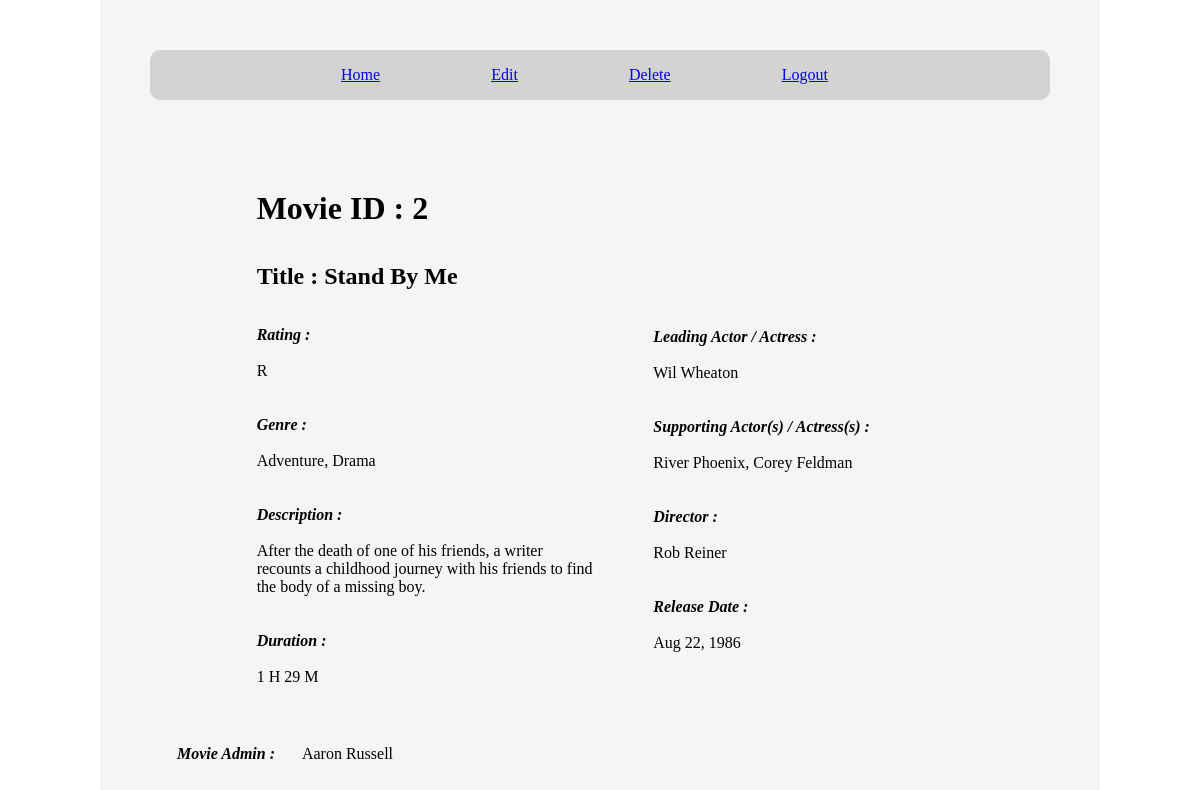
Page /movies/2 (signed in) on the committed database.
### movie_app/models.py (models this page shows)
class Movie(models.Model):
    number = models.IntegerField()
    title = models.CharField(max_length = 100)
    rating = models.CharField(max_length = 10)
    genre = models.CharField(max_length = 100)
    description = models.TextField(max_length = 1000)
    duration = models.CharField(max_length = 10)
    leading_actor = models.CharField(max_length = 100)
    supporting_actor = models.CharField(max_length = 200)
    director = models.CharField(max_length = 200)
    release_date = models.DateTimeField()
    admin = models.ForeignKey(
        User, related_name = "movies_created", on_delete = models.CASCADE)
    created_at = models.DateTimeField(auto_now_add = True)
    updated_at = models.DateTimeField(auto_now = True)
    objects = MovieManager()

### login_app/models.py (models this page shows)
class User(models.Model):
    first_name = models.CharField(max_length = 255)
    last_name = models.CharField(max_length = 255)
    email_address = models.CharField(max_length = 255)
    password = models.CharField(max_length = 60)
    created_at = models.DateTimeField(auto_now_add=True)
    updated_at = models.DateTimeField(auto_now=True)
    objects = UserManager()

### movie_app/views.py (the view)
# urls.py: path('movies/<int:movie_id>', views.movie_info),
def movie_info(request, movie_id):
    user = User.objects.get(id = request.session['user_id'])
    movie = Movie.objects.get(id = movie_id)
    if user != movie.admin:
        messages.error(request, "Must be the Admin to delete this movie!")
        return redirect('/movies')
    context = {
        'movie': Movie.objects.get(id = movie_id),
        'user': User.objects.get(id = request.session['user_id'])
    }
    return render(request, "movie_info.html", context)

### movie_app/templates/movie_info.html (shortened to what this page needs)
<!DOCTYPE html>
<html lang="en">
<head>
</head>
<body>
    <div id="wrapper">
        <header>
            <div id="links">
                <a href="/movies">Home</a>
                <a href="/movies/{{movie.id}}/edit">Edit</a>
                <a href="/movies/{{movie.id}}/confirm">Delete</a>
                <a href="/users/logout">Logout</a><br>
            </div>
        </header>
        <main>
            <div id="side1">
                <h1>Movie ID : {{movie.number}}</h1><br>
                <br>
                <h2>Title : {{movie.title}}</h2><br>
                <br>
                <p class="list">Rating : </p><br><p>{{movie.rating}}</p><br>
                <br>
                <p class="list">Genre : </p><br><p>{{movie.genre}}</p><br>
                <br>
                <p class="list">Description : </p><br><p>{{movie.description}}</p><br>
                <br>
                <p class="list">Duration : </p><br><p>{{movie.duration}}</p><br>
            </div>
            <div id="side2">
                <p class="list">Leading Actor / Actress : </p><br><p>{{movie.leading_actor}}</p><br>
                <br>
                <p class="list">Supporting Actor(s) / Actress(s) : </p><br><p>{{movie.supporting_actor}}</p><br>
                <br>
                <p class="list">Director : </p><br><p>{{movie.director}}</p><br>
                <br>
                <p class="list">Release Date : </p><br>
                <p>{{movie.release_date|date:"M d, Y"}}</p>
            </div>
        </main>
        <footer>
            <p class="list">Movie Admin :</p>
            <p>{{movie.admin.first_name}} {{movie.admin.last_name}}</p>
        </footer>
    </div>
</body>
</html>

### movie_app/templates/movie_info.html (style rules this page uses)
* { padding: 0; margin: 0; vertical-align: top; box-sizing: border-box; }
#wrapper { width: 1000px; margin: 0 auto; padding: 50px; background-color: whitesmoke; }
header { width: 100%; height: 100px; }
#links { width: 100%; height: 50px; padding-left: 80px; background-color: lightgray; display: flex; justify-content: space-evenly; align-items: center; border-radius: 10px; }
main { width: 100%; padding-top: 40px; padding-left: 50px; display: flex; justify-content: space-evenly; }
#side1 { width: 40%; display: flex; flex-direction: column; justify-content: center; }
#side2 { width: 40%; padding-top: 85px; display: flex; flex-direction: column; justify-content: center; }
.list { font-style: italic; font-weight: bold; }
footer { width: 30%; height: 100px; display: flex; justify-content: space-evenly; align-items: center; }

### rows in the picture
Movie: number "2", title "Stand By Me", rating "R", genre "Adventure, Drama", description "After the death of one of his friends, a writer recounts a childhood journey with his friends to find the body of a missing boy.", duration "1 H 29 M", leading_actor "Wil Wheaton", supporting_actor "River Phoenix, Corey Feldman", director "Rob Reiner", release_date "Aug 22, 1986", admin.first_name "Aaron", admin.last_name "Russell"
